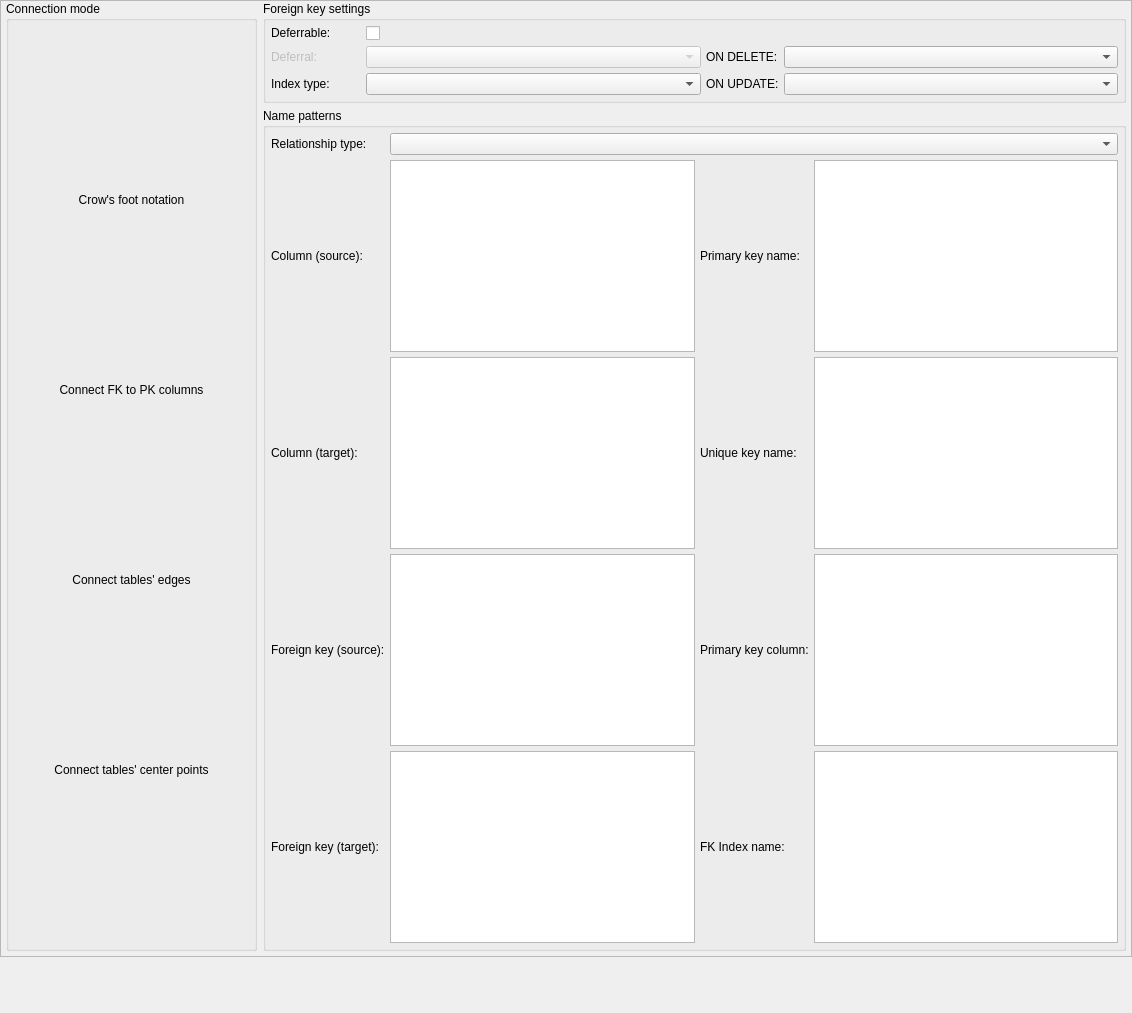
<?xml version="1.0" encoding="UTF-8"?>
<ui version="4.0">
 <class>RelationshipConfigWidget</class>
 <widget class="QWidget" name="RelationshipConfigWidget">
  <property name="geometry">
   <rect>
    <x>0</x>
    <y>0</y>
    <width>1132</width>
    <height>1013</height>
   </rect>
  </property>
  <property name="sizePolicy">
   <sizepolicy hsizetype="Expanding" vsizetype="Preferred">
    <horstretch>0</horstretch>
    <verstretch>0</verstretch>
   </sizepolicy>
  </property>
  <property name="windowTitle">
   <string>Form</string>
  </property>
  <layout class="QVBoxLayout" name="verticalLayout_3">
   <property name="leftMargin">
    <number>0</number>
   </property>
   <property name="topMargin">
    <number>0</number>
   </property>
   <property name="rightMargin">
    <number>0</number>
   </property>
   <property name="bottomMargin">
    <number>0</number>
   </property>
   <item>
    <widget class="QFrame" name="bg_frame">
     <property name="frameShape">
      <enum>QFrame::Shape::StyledPanel</enum>
     </property>
     <property name="frameShadow">
      <enum>QFrame::Shadow::Raised</enum>
     </property>
     <layout class="QHBoxLayout" name="horizontalLayout">
      <property name="leftMargin">
       <number>5</number>
      </property>
      <property name="topMargin">
       <number>0</number>
      </property>
      <property name="rightMargin">
       <number>5</number>
      </property>
      <property name="bottomMargin">
       <number>5</number>
      </property>
      <item>
       <layout class="QVBoxLayout" name="verticalLayout">
        <property name="spacing">
         <number>5</number>
        </property>
        <item>
         <widget class="QGroupBox" name="conn_mode_gb">
          <property name="sizePolicy">
           <sizepolicy hsizetype="Fixed" vsizetype="Preferred">
            <horstretch>0</horstretch>
            <verstretch>0</verstretch>
           </sizepolicy>
          </property>
          <property name="minimumSize">
           <size>
            <width>0</width>
            <height>0</height>
           </size>
          </property>
          <property name="title">
           <string>Connection mode</string>
          </property>
          <layout class="QVBoxLayout" name="verticalLayout_6">
           <property name="leftMargin">
            <number>5</number>
           </property>
           <property name="topMargin">
            <number>5</number>
           </property>
           <property name="rightMargin">
            <number>5</number>
           </property>
           <property name="bottomMargin">
            <number>5</number>
           </property>
           <item>
            <widget class="QToolButton" name="crows_foot_tb">
             <property name="minimumSize">
              <size>
               <width>235</width>
               <height>0</height>
              </size>
             </property>
             <property name="toolTip">
              <string>&lt;p&gt;This mode renders the relationships in crow's foot notation which has a better semantics and readability. It also determines the optimal point where the relationship is connected on the tables' edges taking their position into account.&lt;/p&gt;</string>
             </property>
             <property name="text">
              <string>Crow's foot notation</string>
             </property>
             <property name="icon">
              <iconset resource="../../res/resources.qrc">
               <normaloff>:/images/images/conn_crowsfoot.png</normaloff>:/images/images/conn_crowsfoot.png</iconset>
             </property>
             <property name="iconSize">
              <size>
               <width>197</width>
               <height>50</height>
              </size>
             </property>
             <property name="checkable">
              <bool>true</bool>
             </property>
             <property name="autoRepeat">
              <bool>false</bool>
             </property>
             <property name="toolButtonStyle">
              <enum>Qt::ToolButtonStyle::ToolButtonTextUnderIcon</enum>
             </property>
             <property name="autoRaise">
              <bool>true</bool>
             </property>
            </widget>
           </item>
           <item>
            <widget class="QToolButton" name="fk_to_pk_tb">
             <property name="minimumSize">
              <size>
               <width>235</width>
               <height>0</height>
              </size>
             </property>
             <property name="toolTip">
              <string>This mode is available only for &lt;strong&gt;one-to-one&lt;/strong&gt;, &lt;strong&gt;one-to-many&lt;/strong&gt; and &lt;strong&gt;fk relationships&lt;/strong&gt; but provides a better semantics when linking tables by placing the lines on the exact point where the relationship occurs. It implies the usage of the classical ER notation.</string>
             </property>
             <property name="text">
              <string>Connect FK to PK columns</string>
             </property>
             <property name="icon">
              <iconset resource="../../res/resources.qrc">
               <normaloff>:/images/images/conn_fktopk.png</normaloff>:/images/images/conn_fktopk.png</iconset>
             </property>
             <property name="iconSize">
              <size>
               <width>197</width>
               <height>50</height>
              </size>
             </property>
             <property name="checkable">
              <bool>true</bool>
             </property>
             <property name="autoRepeat">
              <bool>false</bool>
             </property>
             <property name="toolButtonStyle">
              <enum>Qt::ToolButtonStyle::ToolButtonTextUnderIcon</enum>
             </property>
             <property name="autoRaise">
              <bool>true</bool>
             </property>
            </widget>
           </item>
           <item>
            <widget class="QToolButton" name="tab_edges_tb">
             <property name="minimumSize">
              <size>
               <width>235</width>
               <height>0</height>
              </size>
             </property>
             <property name="toolTip">
              <string>&lt;p&gt;This mode determines the optimal point where the relationship is connected on the tables' edges taking their position into account. It implies the usage of the classical ER notation.&lt;/p&gt;</string>
             </property>
             <property name="text">
              <string>Connect tables' edges</string>
             </property>
             <property name="icon">
              <iconset resource="../../res/resources.qrc">
               <normaloff>:/images/images/conn_tabedges.png</normaloff>:/images/images/conn_tabedges.png</iconset>
             </property>
             <property name="iconSize">
              <size>
               <width>197</width>
               <height>50</height>
              </size>
             </property>
             <property name="checkable">
              <bool>true</bool>
             </property>
             <property name="autoRepeat">
              <bool>false</bool>
             </property>
             <property name="toolButtonStyle">
              <enum>Qt::ToolButtonStyle::ToolButtonTextUnderIcon</enum>
             </property>
             <property name="autoRaise">
              <bool>true</bool>
             </property>
            </widget>
           </item>
           <item>
            <widget class="QToolButton" name="center_pnts_tb">
             <property name="minimumSize">
              <size>
               <width>235</width>
               <height>0</height>
              </size>
             </property>
             <property name="toolTip">
              <string>&lt;p&gt;This mode is the classical one. It connects the relationship to tables through their central points. It implies the usage of the classical ER notation.&lt;/p&gt;</string>
             </property>
             <property name="text">
              <string>Connect tables' center points</string>
             </property>
             <property name="icon">
              <iconset resource="../../res/resources.qrc">
               <normaloff>:/images/images/conn_tabcenter.png</normaloff>:/images/images/conn_tabcenter.png</iconset>
             </property>
             <property name="iconSize">
              <size>
               <width>197</width>
               <height>50</height>
              </size>
             </property>
             <property name="checkable">
              <bool>true</bool>
             </property>
             <property name="autoRepeat">
              <bool>false</bool>
             </property>
             <property name="toolButtonStyle">
              <enum>Qt::ToolButtonStyle::ToolButtonTextUnderIcon</enum>
             </property>
             <property name="autoRaise">
              <bool>true</bool>
             </property>
            </widget>
           </item>
          </layout>
         </widget>
        </item>
       </layout>
      </item>
      <item>
       <layout class="QVBoxLayout" name="verticalLayout_2">
        <property name="spacing">
         <number>5</number>
        </property>
        <property name="bottomMargin">
         <number>0</number>
        </property>
        <item>
         <widget class="QGroupBox" name="foreign_key_gb">
          <property name="sizePolicy">
           <sizepolicy hsizetype="Preferred" vsizetype="Fixed">
            <horstretch>0</horstretch>
            <verstretch>0</verstretch>
           </sizepolicy>
          </property>
          <property name="focusPolicy">
           <enum>Qt::FocusPolicy::TabFocus</enum>
          </property>
          <property name="title">
           <string>Foreign key settings</string>
          </property>
          <property name="checkable">
           <bool>false</bool>
          </property>
          <property name="checked">
           <bool>false</bool>
          </property>
          <layout class="QGridLayout" name="gridLayout">
           <property name="leftMargin">
            <number>5</number>
           </property>
           <property name="topMargin">
            <number>5</number>
           </property>
           <property name="rightMargin">
            <number>5</number>
           </property>
           <property name="bottomMargin">
            <number>5</number>
           </property>
           <property name="spacing">
            <number>5</number>
           </property>
           <item row="2" column="4">
            <widget class="QComboBox" name="del_action_cmb">
             <property name="sizePolicy">
              <sizepolicy hsizetype="Expanding" vsizetype="Fixed">
               <horstretch>0</horstretch>
               <verstretch>0</verstretch>
              </sizepolicy>
             </property>
             <property name="iconSize">
              <size>
               <width>28</width>
               <height>28</height>
              </size>
             </property>
            </widget>
           </item>
           <item row="3" column="4">
            <widget class="QComboBox" name="upd_action_cmb">
             <property name="sizePolicy">
              <sizepolicy hsizetype="Expanding" vsizetype="Fixed">
               <horstretch>0</horstretch>
               <verstretch>0</verstretch>
              </sizepolicy>
             </property>
             <property name="iconSize">
              <size>
               <width>28</width>
               <height>28</height>
              </size>
             </property>
            </widget>
           </item>
           <item row="2" column="3">
            <widget class="QLabel" name="on_delete_lbl">
             <property name="text">
              <string>ON DELETE:</string>
             </property>
            </widget>
           </item>
           <item row="3" column="3">
            <widget class="QLabel" name="on_update_lbl">
             <property name="text">
              <string>ON UPDATE:</string>
             </property>
            </widget>
           </item>
           <item row="2" column="2">
            <widget class="QComboBox" name="deferral_cmb">
             <property name="enabled">
              <bool>false</bool>
             </property>
             <property name="sizePolicy">
              <sizepolicy hsizetype="Expanding" vsizetype="Fixed">
               <horstretch>0</horstretch>
               <verstretch>0</verstretch>
              </sizepolicy>
             </property>
             <property name="minimumSize">
              <size>
               <width>0</width>
               <height>0</height>
              </size>
             </property>
             <property name="maximumSize">
              <size>
               <width>16777215</width>
               <height>16777215</height>
              </size>
             </property>
             <property name="sizeAdjustPolicy">
              <enum>QComboBox::SizeAdjustPolicy::AdjustToContents</enum>
             </property>
             <property name="iconSize">
              <size>
               <width>28</width>
               <height>28</height>
              </size>
             </property>
            </widget>
           </item>
           <item row="3" column="2">
            <widget class="QComboBox" name="index_type_cmb">
             <property name="sizePolicy">
              <sizepolicy hsizetype="Expanding" vsizetype="Fixed">
               <horstretch>0</horstretch>
               <verstretch>0</verstretch>
              </sizepolicy>
             </property>
            </widget>
           </item>
           <item row="2" column="1">
            <widget class="QLabel" name="deferral_lbl">
             <property name="enabled">
              <bool>false</bool>
             </property>
             <property name="sizePolicy">
              <sizepolicy hsizetype="Preferred" vsizetype="Fixed">
               <horstretch>0</horstretch>
               <verstretch>0</verstretch>
              </sizepolicy>
             </property>
             <property name="minimumSize">
              <size>
               <width>0</width>
               <height>0</height>
              </size>
             </property>
             <property name="maximumSize">
              <size>
               <width>16777215</width>
               <height>16777215</height>
              </size>
             </property>
             <property name="text">
              <string>Deferral:</string>
             </property>
            </widget>
           </item>
           <item row="3" column="1">
            <widget class="QLabel" name="index_type_lbl">
             <property name="sizePolicy">
              <sizepolicy hsizetype="Preferred" vsizetype="Fixed">
               <horstretch>0</horstretch>
               <verstretch>0</verstretch>
              </sizepolicy>
             </property>
             <property name="minimumSize">
              <size>
               <width>90</width>
               <height>0</height>
              </size>
             </property>
             <property name="maximumSize">
              <size>
               <width>90</width>
               <height>16777215</height>
              </size>
             </property>
             <property name="text">
              <string>Index type:</string>
             </property>
            </widget>
           </item>
           <item row="0" column="2">
            <widget class="QCheckBox" name="deferrable_chk">
             <property name="sizePolicy">
              <sizepolicy hsizetype="Expanding" vsizetype="Fixed">
               <horstretch>0</horstretch>
               <verstretch>0</verstretch>
              </sizepolicy>
             </property>
             <property name="minimumSize">
              <size>
               <width>0</width>
               <height>0</height>
              </size>
             </property>
             <property name="maximumSize">
              <size>
               <width>16777215</width>
               <height>16777215</height>
              </size>
             </property>
             <property name="text">
              <string/>
             </property>
            </widget>
           </item>
           <item row="0" column="1">
            <widget class="QLabel" name="deferrable_lbl">
             <property name="sizePolicy">
              <sizepolicy hsizetype="Preferred" vsizetype="Fixed">
               <horstretch>0</horstretch>
               <verstretch>0</verstretch>
              </sizepolicy>
             </property>
             <property name="minimumSize">
              <size>
               <width>90</width>
               <height>0</height>
              </size>
             </property>
             <property name="maximumSize">
              <size>
               <width>90</width>
               <height>16777215</height>
              </size>
             </property>
             <property name="text">
              <string>Deferrable:</string>
             </property>
            </widget>
           </item>
          </layout>
         </widget>
        </item>
        <item>
         <widget class="QGroupBox" name="name_patterns_grp">
          <property name="sizePolicy">
           <sizepolicy hsizetype="Preferred" vsizetype="Expanding">
            <horstretch>0</horstretch>
            <verstretch>0</verstretch>
           </sizepolicy>
          </property>
          <property name="minimumSize">
           <size>
            <width>0</width>
            <height>0</height>
           </size>
          </property>
          <property name="font">
           <font>
            <italic>false</italic>
           </font>
          </property>
          <property name="focusPolicy">
           <enum>Qt::FocusPolicy::TabFocus</enum>
          </property>
          <property name="title">
           <string>Name patterns</string>
          </property>
          <property name="checkable">
           <bool>false</bool>
          </property>
          <layout class="QGridLayout" name="gridLayout_2">
           <property name="leftMargin">
            <number>5</number>
           </property>
           <property name="topMargin">
            <number>5</number>
           </property>
           <property name="rightMargin">
            <number>5</number>
           </property>
           <property name="bottomMargin">
            <number>5</number>
           </property>
           <property name="spacing">
            <number>5</number>
           </property>
           <item row="4" column="4">
            <widget class="QPlainTextEdit" name="fk_idx_pattern_txt">
             <property name="sizePolicy">
              <sizepolicy hsizetype="Expanding" vsizetype="Fixed">
               <horstretch>0</horstretch>
               <verstretch>0</verstretch>
              </sizepolicy>
             </property>
             <property name="minimumSize">
              <size>
               <width>0</width>
               <height>0</height>
              </size>
             </property>
             <property name="maximumSize">
              <size>
               <width>16777215</width>
               <height>16777215</height>
              </size>
             </property>
             <property name="verticalScrollBarPolicy">
              <enum>Qt::ScrollBarPolicy::ScrollBarAlwaysOff</enum>
             </property>
             <property name="horizontalScrollBarPolicy">
              <enum>Qt::ScrollBarPolicy::ScrollBarAlwaysOff</enum>
             </property>
            </widget>
           </item>
           <item row="1" column="1">
            <widget class="QPlainTextEdit" name="src_col_pattern_txt">
             <property name="sizePolicy">
              <sizepolicy hsizetype="Expanding" vsizetype="Fixed">
               <horstretch>0</horstretch>
               <verstretch>0</verstretch>
              </sizepolicy>
             </property>
             <property name="minimumSize">
              <size>
               <width>0</width>
               <height>0</height>
              </size>
             </property>
             <property name="maximumSize">
              <size>
               <width>16777215</width>
               <height>16777215</height>
              </size>
             </property>
             <property name="verticalScrollBarPolicy">
              <enum>Qt::ScrollBarPolicy::ScrollBarAlwaysOff</enum>
             </property>
             <property name="horizontalScrollBarPolicy">
              <enum>Qt::ScrollBarPolicy::ScrollBarAlwaysOff</enum>
             </property>
            </widget>
           </item>
           <item row="2" column="0">
            <widget class="QLabel" name="dst_col_pattern_lbl">
             <property name="toolTip">
              <string>Pattern for columns generated based upon target table's pk (n-n).</string>
             </property>
             <property name="text">
              <string>Column (target):</string>
             </property>
            </widget>
           </item>
           <item row="0" column="0">
            <widget class="QLabel" name="label">
             <property name="text">
              <string>Relationship type:</string>
             </property>
            </widget>
           </item>
           <item row="1" column="0">
            <widget class="QLabel" name="src_col_pattern_lbl">
             <property name="toolTip">
              <string>Pattern for columns generated based upon reference table's pk (1-1 and 1-n) or based upon source table's pk (n-n).</string>
             </property>
             <property name="text">
              <string>Column (source):</string>
             </property>
            </widget>
           </item>
           <item row="4" column="0">
            <widget class="QLabel" name="dst_fk_pattern_lbl">
             <property name="toolTip">
              <string>Pattern for foreign key generated based upon target table's pk (n-n).</string>
             </property>
             <property name="text">
              <string>Foreign key (target):</string>
             </property>
            </widget>
           </item>
           <item row="3" column="0">
            <widget class="QLabel" name="src_fk_pattern_lbl">
             <property name="toolTip">
              <string>Pattern for foreign key generated based upon reference table's pk (1-1 and 1-n) or based upon source table's pk (n-n).</string>
             </property>
             <property name="text">
              <string>Foreign key (source):</string>
             </property>
            </widget>
           </item>
           <item row="0" column="1" colspan="4">
            <widget class="QComboBox" name="rel_type_cmb">
             <property name="iconSize">
              <size>
               <width>28</width>
               <height>28</height>
              </size>
             </property>
            </widget>
           </item>
           <item row="2" column="2">
            <widget class="QLabel" name="uq_pattern_lbl">
             <property name="toolTip">
              <string>Pattern for unique key generated by the relationship.</string>
             </property>
             <property name="text">
              <string>Unique key name:</string>
             </property>
            </widget>
           </item>
           <item row="2" column="1">
            <widget class="QPlainTextEdit" name="dst_col_pattern_txt">
             <property name="sizePolicy">
              <sizepolicy hsizetype="Expanding" vsizetype="Fixed">
               <horstretch>0</horstretch>
               <verstretch>0</verstretch>
              </sizepolicy>
             </property>
             <property name="minimumSize">
              <size>
               <width>0</width>
               <height>0</height>
              </size>
             </property>
             <property name="maximumSize">
              <size>
               <width>16777215</width>
               <height>16777215</height>
              </size>
             </property>
             <property name="verticalScrollBarPolicy">
              <enum>Qt::ScrollBarPolicy::ScrollBarAlwaysOff</enum>
             </property>
             <property name="horizontalScrollBarPolicy">
              <enum>Qt::ScrollBarPolicy::ScrollBarAlwaysOff</enum>
             </property>
            </widget>
           </item>
           <item row="4" column="2">
            <widget class="QLabel" name="fk_idx_pattern_lbl">
             <property name="toolTip">
              <string>Pattern for unique key generated by the relationship.</string>
             </property>
             <property name="text">
              <string>FK Index name:</string>
             </property>
            </widget>
           </item>
           <item row="1" column="2">
            <widget class="QLabel" name="pk_pattern_lbl">
             <property name="toolTip">
              <string>Pattern for primary key generated by identifier relationship.</string>
             </property>
             <property name="text">
              <string>Primary key name:</string>
             </property>
            </widget>
           </item>
           <item row="3" column="4">
            <widget class="QPlainTextEdit" name="pk_col_pattern_txt">
             <property name="sizePolicy">
              <sizepolicy hsizetype="Expanding" vsizetype="Fixed">
               <horstretch>0</horstretch>
               <verstretch>0</verstretch>
              </sizepolicy>
             </property>
             <property name="minimumSize">
              <size>
               <width>0</width>
               <height>0</height>
              </size>
             </property>
             <property name="maximumSize">
              <size>
               <width>16777215</width>
               <height>16777215</height>
              </size>
             </property>
             <property name="verticalScrollBarPolicy">
              <enum>Qt::ScrollBarPolicy::ScrollBarAlwaysOff</enum>
             </property>
             <property name="horizontalScrollBarPolicy">
              <enum>Qt::ScrollBarPolicy::ScrollBarAlwaysOff</enum>
             </property>
            </widget>
           </item>
           <item row="3" column="1">
            <widget class="QPlainTextEdit" name="src_fk_pattern_txt">
             <property name="sizePolicy">
              <sizepolicy hsizetype="Expanding" vsizetype="Fixed">
               <horstretch>0</horstretch>
               <verstretch>0</verstretch>
              </sizepolicy>
             </property>
             <property name="minimumSize">
              <size>
               <width>0</width>
               <height>0</height>
              </size>
             </property>
             <property name="maximumSize">
              <size>
               <width>16777215</width>
               <height>16777215</height>
              </size>
             </property>
             <property name="verticalScrollBarPolicy">
              <enum>Qt::ScrollBarPolicy::ScrollBarAlwaysOff</enum>
             </property>
             <property name="horizontalScrollBarPolicy">
              <enum>Qt::ScrollBarPolicy::ScrollBarAlwaysOff</enum>
             </property>
            </widget>
           </item>
           <item row="3" column="2" colspan="2">
            <widget class="QLabel" name="pk_col_pattern_lbl">
             <property name="toolTip">
              <string>Pattern for primary key generated by identifier relationship.</string>
             </property>
             <property name="text">
              <string>Primary key column:</string>
             </property>
            </widget>
           </item>
           <item row="4" column="1">
            <widget class="QPlainTextEdit" name="dst_fk_pattern_txt">
             <property name="sizePolicy">
              <sizepolicy hsizetype="Expanding" vsizetype="Fixed">
               <horstretch>0</horstretch>
               <verstretch>0</verstretch>
              </sizepolicy>
             </property>
             <property name="minimumSize">
              <size>
               <width>0</width>
               <height>0</height>
              </size>
             </property>
             <property name="maximumSize">
              <size>
               <width>16777215</width>
               <height>16777215</height>
              </size>
             </property>
             <property name="verticalScrollBarPolicy">
              <enum>Qt::ScrollBarPolicy::ScrollBarAlwaysOff</enum>
             </property>
             <property name="horizontalScrollBarPolicy">
              <enum>Qt::ScrollBarPolicy::ScrollBarAlwaysOff</enum>
             </property>
            </widget>
           </item>
           <item row="1" column="4">
            <widget class="QPlainTextEdit" name="pk_pattern_txt">
             <property name="sizePolicy">
              <sizepolicy hsizetype="Expanding" vsizetype="Fixed">
               <horstretch>0</horstretch>
               <verstretch>0</verstretch>
              </sizepolicy>
             </property>
             <property name="minimumSize">
              <size>
               <width>0</width>
               <height>0</height>
              </size>
             </property>
             <property name="maximumSize">
              <size>
               <width>16777215</width>
               <height>16777215</height>
              </size>
             </property>
             <property name="verticalScrollBarPolicy">
              <enum>Qt::ScrollBarPolicy::ScrollBarAlwaysOff</enum>
             </property>
             <property name="horizontalScrollBarPolicy">
              <enum>Qt::ScrollBarPolicy::ScrollBarAlwaysOff</enum>
             </property>
            </widget>
           </item>
           <item row="2" column="4">
            <widget class="QPlainTextEdit" name="uq_pattern_txt">
             <property name="sizePolicy">
              <sizepolicy hsizetype="Expanding" vsizetype="Fixed">
               <horstretch>0</horstretch>
               <verstretch>0</verstretch>
              </sizepolicy>
             </property>
             <property name="minimumSize">
              <size>
               <width>0</width>
               <height>0</height>
              </size>
             </property>
             <property name="maximumSize">
              <size>
               <width>16777215</width>
               <height>16777215</height>
              </size>
             </property>
             <property name="verticalScrollBarPolicy">
              <enum>Qt::ScrollBarPolicy::ScrollBarAlwaysOff</enum>
             </property>
             <property name="horizontalScrollBarPolicy">
              <enum>Qt::ScrollBarPolicy::ScrollBarAlwaysOff</enum>
             </property>
            </widget>
           </item>
           <item row="5" column="2">
            <spacer name="verticalSpacer_3">
             <property name="orientation">
              <enum>Qt::Orientation::Vertical</enum>
             </property>
             <property name="sizeHint" stdset="0">
              <size>
               <width>20</width>
               <height>40</height>
              </size>
             </property>
            </spacer>
           </item>
          </layout>
         </widget>
        </item>
       </layout>
      </item>
     </layout>
    </widget>
   </item>
   <item>
    <spacer name="verticalSpacer_2">
     <property name="orientation">
      <enum>Qt::Orientation::Vertical</enum>
     </property>
     <property name="sizeHint" stdset="0">
      <size>
       <width>728</width>
       <height>308</height>
      </size>
     </property>
    </spacer>
   </item>
  </layout>
 </widget>
 <tabstops>
  <tabstop>rel_type_cmb</tabstop>
  <tabstop>src_col_pattern_txt</tabstop>
  <tabstop>src_fk_pattern_txt</tabstop>
  <tabstop>pk_pattern_txt</tabstop>
  <tabstop>pk_col_pattern_txt</tabstop>
 </tabstops>
 <resources>
  <include location="../../res/resources.qrc"/>
 </resources>
 <connections/>
</ui>
